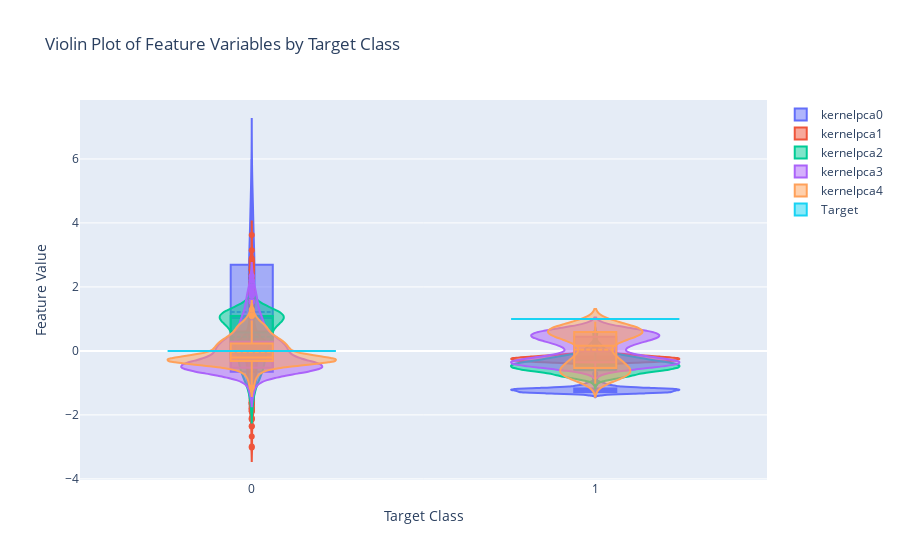

Notebook code for this chart:
### Code cell
import plotly.graph_objects as go

# Create a list to store data traces
traces = []

# Create a violin plot for each feature variable
for feature_name, feature_values in df_.items():
    trace = go.Violin(y=feature_values, x=y, name=feature_name, box_visible=True, meanline_visible=True)
    traces.append(trace)

# Create the figure
fig = go.Figure(data=traces)

# Update layout
fig.update_layout(title='Violin Plot of Feature Variables by Target Class', yaxis_title='Feature Value', xaxis_title='Target Class')

# Show plot
fig.show()

### Figure 1 — Plotly figure (JSON) as saved in the notebook; plotly's stock layout.template omitted (floating-point values rounded to 4 significant figures; data arrays with more than 128 entries replaced by an {"elided": "..."} marker saying what was removed)
{"data": [{"box": {"visible": true}, "meanline": {"visible": true}, "name": "kernelpca0", "type": "violin", "x": {"elided": "600 int values"}, "y": {"elided": "600 float values"}}, {"box": {"visible": true}, "meanline": {"visible": true}, "name": "kernelpca1", "type": "violin", "x": {"elided": "600 int values"}, "y": {"elided": "600 float values"}}, {"box": {"visible": true}, "meanline": {"visible": true}, "name": "kernelpca2", "type": "violin", "x": {"elided": "600 int values"}, "y": {"elided": "600 float values"}}, {"box": {"visible": true}, "meanline": {"visible": true}, "name": "kernelpca3", "type": "violin", "x": {"elided": "600 int values"}, "y": {"elided": "600 float values"}}, {"box": {"visible": true}, "meanline": {"visible": true}, "name": "kernelpca4", "type": "violin", "x": {"elided": "600 int values"}, "y": {"elided": "600 float values"}}, {"box": {"visible": true}, "meanline": {"visible": true}, "name": "Target", "type": "violin", "x": {"elided": "600 int values"}, "y": {"elided": "600 int values"}}], "layout": {"title": {"text": "Violin Plot of Feature Variables by Target Class"}, "xaxis": {"title": {"text": "Target Class"}}, "yaxis": {"title": {"text": "Feature Value"}}}}
